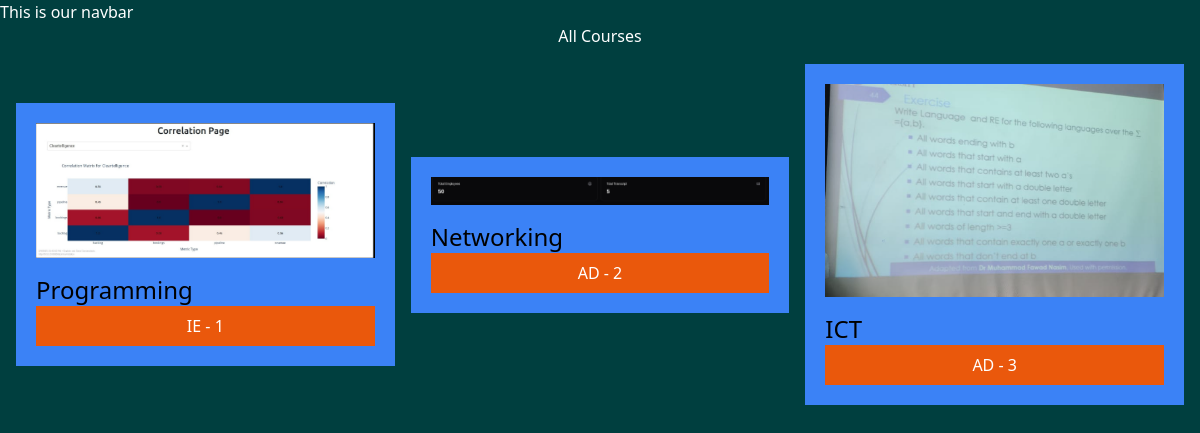
The page /tutorial/ on the database its author committed.
### tutorial/models.py (models this page shows, shortened)
class courseType(models.Model):
    COURSE_TYPE_CHOICE = [
        ('BR', 'Beginner'),
        ('IE', 'Intermediate'),
        ('AD', 'Advanced'),
    ]
    name = models.CharField(max_length=100)
    image = models.ImageField(upload_to='images/')
    date_added = models.DateTimeField(default=timezone.now)
    type = models.CharField(max_length=2, choices=COURSE_TYPE_CHOICE)
    description = models.TextField(default="")

### tutorial/views.py (the view)
# urls.py: path('',views.all_tut, name = 'all_tut'),
def all_tut(request):
    courses = courseType.objects.all()
    return render(request, 'tutorial/all_tutorial.html',{'courses': courses})

### tutorial/templates/tutorial/all_tutorial.html
{% extends "layout.html" %} {% block title%} Course Page {% endblock %} {% block content %}
<h1>All Courses</h1>
<div class="grid grid-cols-3 justify-center rounded-xl items-center gap-4 m-4">
 {% for courses in courses %}
 <div class="courses-type bg-blue-500 p-5">
  <img class="mb-4" src="{{courses.image.url}}" alt="" />
  <h2 class="text-black text-2xl">{{courses.name}}</h2>
  <a href="{% url 'detail' courses.id %}">
   <button class = "bg-orange-600 h-[40px] w-[100%]" type = "button">{{courses.type}} - {{courses.id}}</button>
  </a>
 </div>
 {% endfor %}
</div>
{% endblock %}

### static/style.css (style rules this page uses)
body { background-color: rgb(0, 63, 63); color: white; }
h1 { text-align: center; font-size: 2em; }

### rows shown on the page
courseType: image (picture), name "Programming", type "IE", id "1"
courseType: image (picture), name "Networking", type "AD", id "2"
courseType: image (picture), name "ICT", type "AD", id "3"
